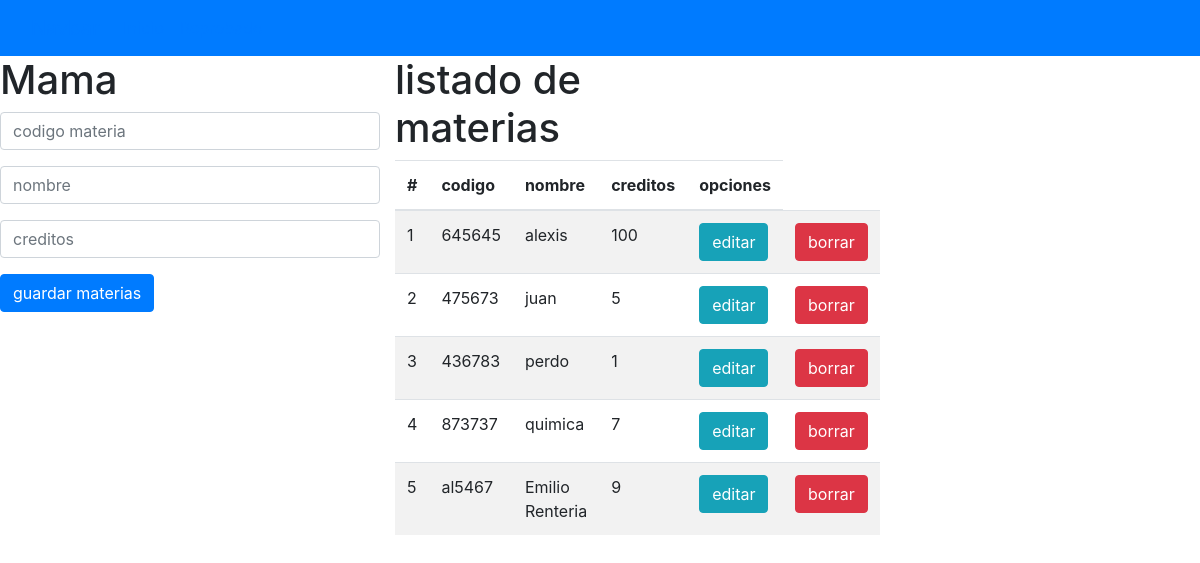
The page / on the database its author committed.
### materia_app/models.py (models this page shows, shortened)
class Materia(models.Model):
    codigo=models.CharField(primary_key=True,max_length=6)
    nombre=models.CharField(max_length=100)
    creditos=models.PositiveSmallIntegerField()

### materia_app/views.py (the view)
# urls.py: path("",views.inicio_vista,name="views.inicio_vista"),
def inicio_vista(request):
    listadomaterias=Materia.objects.all()
    return render(request,"gestionarmaterias.html",{"lasmaterias":listadomaterias})

### materia_app/templates/gestionarmaterias.html (shortened to what this page needs)
{% extends "index.html" %}
{% block cuerpo %}
<div class="row">
    <div class="col-sm-12  col-md-4 col-lg-4 col-xl-4">
        <h1>Mama</h1>
        <div class="car-body">
            <form action="registrarmateria/" method="POST"> {% csrf_token %}
                <div class="form-group">
                    <input type="text" id="txtcodigo" name="txtcodigo" class="form-control" placeholder="codigo materia" minlength="1" maxlength="6" required>
                </div>
                <div class="form-group">
                    <input type="text" id="txtnombre" name="txtnombre"  class="form-control" placeholder="nombre" minlength="1" maxlength="100" required>
                </div>
                <div class="form-group">
                    <input type="text" id="txtcreditos" name="txtcreditos"  class="form-control" placeholder="creditos" min="1" max="9" required>
                </div>
                <div class="car-body">
                <button type="submit" class="btn btn-primary">guardar materias</button>
                </div>
            </form>
        </div>
    </div>
<div class="row">
    <div class="col-sm-12  col-md-8 col-lg-8 col-xl-8">
        <h1>listado de materias</h1>
                <table class="table table-striped">
                    <thead>
                    <tr>
                        <th scope="col">#</th>
                        <th scope="col">codigo</th>
                        <th scope="col">nombre</th>
                        <th scope="col">creditos</th>
                        <th scope="col">opciones</th>
                    </tr>
                    </thead>
                    <tbody>
                        {% for m in lasmaterias %}
                        <tr>
                        <td>{{forloop.counter}}</td>
                        <td>{{m.codigo}}</td>
                        <td>{{m.nombre}}</td>
                        <td>{{m.creditos}}</td>
                        <td><a href="seleccionarmateria/{{m.codigo}}" class="btn btn-info">editar</a> </td>
                        <td><a href="borrarmateria/{{m.codigo}}" class="btn btn-danger">borrar</a> </td>
                        </tr>
                        {% endfor %}
                    </tbody>
                </table>
    </div>
</div>
</div>
{% endblock %}

### materia_app/templates/index.html (shortened to what this page needs)
<!DOCTYPE html>
<html>
    <head>
        <link rel="stylesheet" href="">
        <link rel="stylesheet" href="https://cdn.jsdelivr.net/npm/bootstrap@4.3.1/dist/css/bootstrap.min.css">
    </head>
    <body>
        <nav class="navbar navbar-expand-lg bg-primary" data-bs-theme="dark">
            <div class="container-fluid">
            <a class="navbar-brand" href="#">Navbar</a>
            <div class="collapse navbar-collapse" id="navbarNav">
                <ul class="navbar-nav">
                <li class="nav-item">
                    <a class="nav-link active" aria-current="page" href="#">Inicio</a>
                </li>
                <li class="nav-item">
                    <a class="nav-link" href="#">Reprobado</a>
                </li>
                </ul>
            </div>
            </div>
        </nav>
        {% block cuerpo %}{% endblock %}
    </body>
</html>

### rows shown on the page
Materia: codigo "645645", nombre "alexis", creditos "100"
Materia: codigo "475673", nombre "juan", creditos "5"
Materia: codigo "436783", nombre "perdo", creditos "1"
Materia: codigo "873737", nombre "quimica", creditos "7"
Materia: codigo "al5467", nombre "Emilio Renteria", creditos "9"
